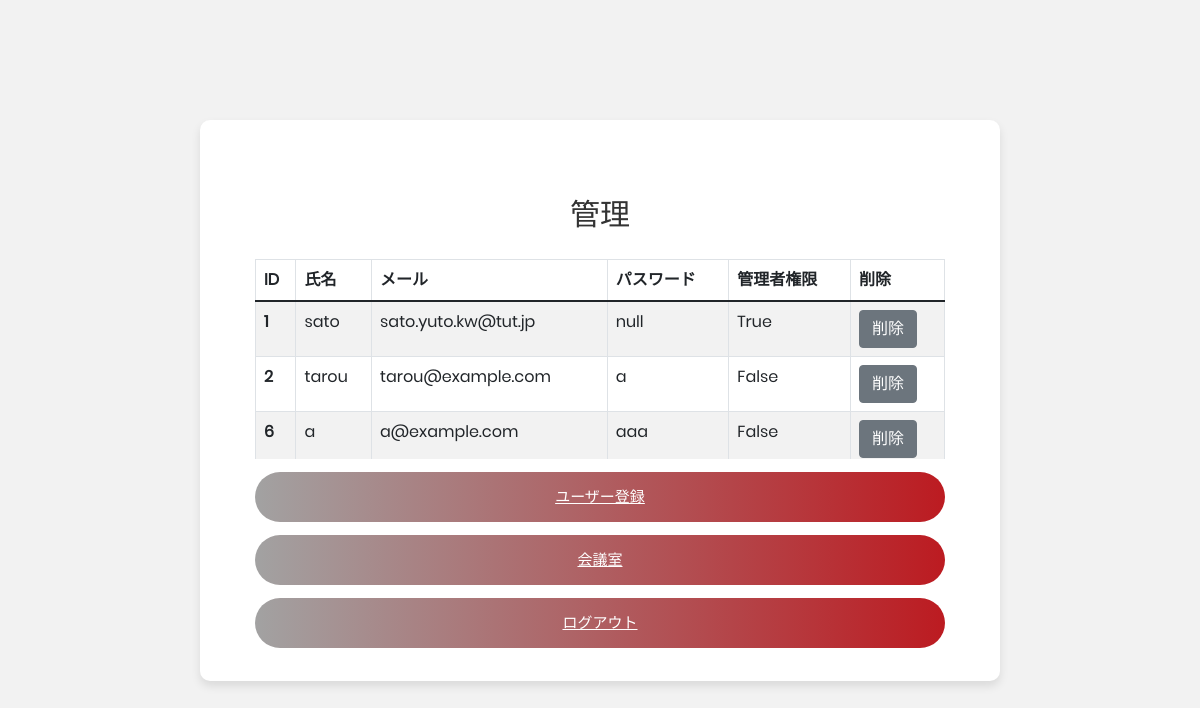
Page /admin_main/ on the earlier database version.
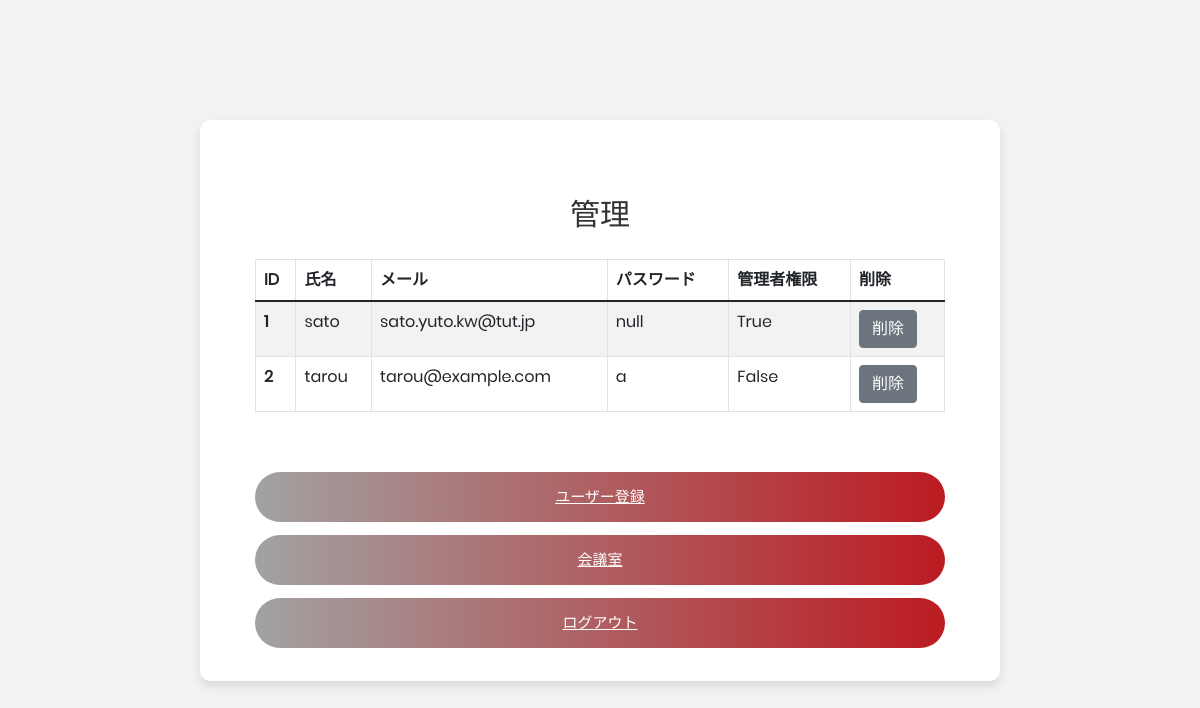
Same page on the later database version.
### models/Register.py (models this page shows, shortened)
class Register(db.Model):
    __tablename__ = 'registers'
    register_id = db.Column(db.Integer, nullable=False, primary_key=True, autoincrement=True) # 主キー
    user_id = db.Column(db.Integer, db.ForeignKey("users.user_id", onupdate='CASCADE', ondelete='CASCADE'),  nullable=False, unique=True) # 外部キー
    passwd = db.Column(db.String(30), nullable=False)
    admin = db.Column(db.Boolean, default=False)
    users = db.relationship("User", uselist=False, back_populates='registers')
    reserves = db.relationship("Reserve", uselist=True, back_populates='registers', cascade='all, delete-orphan')

### models/User.py (models this page shows, shortened)
class User(db.Model):
    __tablename__ = 'users'
    user_id = db.Column(db.Integer, nullable=False, primary_key=True, autoincrement=True) # 主キー
    name = db.Column(db.String(20), nullable=False)
    email = db.Column(db.String(50), unique=True, nullable=False)
    registers = db.relationship("Register", uselist=False, back_populates='users',cascade='all, delete')
    reserves = db.relationship("Reserve", uselist=True, back_populates='users', cascade='all, delete-orphan')

### admin_main.py (the view)
@admin_main_bp.route('/')
def admin_main():
    registers = Register.query.all()
    return render_template('main_admin.html',registers=registers)

### templates/main_admin.html (shortened to what this page needs)
{% extends "template.html" %}
{% block head %}
      	<link rel="stylesheet" type="text/css" href="{{ url_for('static',filename='css/main_admin.css') }}">
{% endblock %}
{% block content %}
	<div class="limiter">
		<div class="container-admin100">
			<div class="wrap-admin100">
                <span class="admin100-form-title p-b-26">
						管理
                </span>
                <div class="table-wrapper-scroll-y my-custom-scrollbar">
                    <table class="table table-bordered table-striped mb-0">
                        <thead>
                        <tr>
                            <th scope="col">ID</th>
                            <th scope="col">氏名</th>
                            <th scope="col">メール</th>
                            <th scope="col">パスワード</th>
                            <th scope="col">管理者権限</th>
                            <th scope="col">削除</th>
                        </tr>
                        </thead>
                        <tbody>
                        {% for register in registers %}
                        <tr>
                            <th>{{ register.users.__dict__['user_id'] }}</th>
                            <td>{{ register.users.__dict__['name'] }}</td>
                            <td>{{ register.users.__dict__['email'] }}</td>
                            <td>{{ register.__dict__['passwd'] }}</td>
                            <td>{{ register.__dict__['admin'] }}</td>
                            <td><button type="button" class="btn btn-secondary" data-bs-toggle="modal" data-bs-target="#myModal{{ register.users.__dict__['user_id'] }}">削除</button>
                                </td>
                        </tr>
                        {% endfor %}
                        </tbody>
                    </table>
                </div>
                <div class="container-admin100-form-btn">
                    <div class="wrap-admin100-form-btn">
                        <div class="admin100-form-bgbtn"></div>
                            <a type="button" class="admin100-form-btn" href="{{ url_for(('admin_user_add.admin_user_add')) }}">
								ユーザー登録
							</a>
                        </div>
                </div>
                <div class="container-admin100-form-btn">
                    <div class="wrap-admin100-form-btn">
                        <div class="admin100-form-bgbtn"></div>
                            <a type="button" class="admin100-form-btn" href="{{ url_for(('admin_room.admin_room')) }}">
								会議室
							</a>
                        </div>
                </div>
                <div class="container-admin100-form-btn">
                    <div class="wrap-admin100-form-btn">
                        <div class="admin100-form-bgbtn"></div>
                            <a type="button" class="admin100-form-btn" href="/">
								ログアウト
							</a>
                        </div>
	</div>
    </div>
        </div>
    </div>
{% endblock %}

### templates/template.html (shortened to what this page needs)
<!DOCTYPE html>
<html lang="ja">
<head>
    {% block head %}{% endblock %}
    <link href="https://cdn.jsdelivr.net/npm/bootstrap@5.1.3/dist/css/bootstrap.min.css" rel="stylesheet">
	<link rel="stylesheet" type="text/css" href="{{ url_for('static',filename='fonts/font-awesome-4.7.0/css/font-awesome.min.css') }}">
	<link rel="stylesheet" type="text/css" href="{{ url_for('static',filename='fonts/iconic/css/material-design-iconic-font.min.css') }}">
	<link rel="stylesheet" type="text/css" href="{{ url_for('static',filename='css/util.css') }}">
	<link rel="stylesheet" type="text/css" href="{{ url_for('static',filename='css/main.css') }}">
    <link rel="stylesheet" type="text/css" href="{{ url_for('static',filename='css/calendar_simple.css') }}">
</head>
<body>
    {% block content %}
    {% endblock %}
</body>
</html>

### static/css/main_admin.css (style rules this page uses)
.container-admin100 { width: 100%; min-height: 100vh; display: -webkit-box; display: -webkit-flex; display: -moz-box; display: -ms-flexbox; display: flex; flex-wrap: wrap; justify-content: center; align-items: center; padding: 15px; background: #f2f2f2; }
.wrap-admin100 { width: 800px; background: #fff; border-radius: 10px; overflow: hidden; padding: 77px 55px 33px 55px; box-shadow: 0 5px 10px 0px rgba(0, 0, 0, 0.1); -moz-box-shadow: 0 5px 10px 0px rgba(0, 0, 0, 0.1); -webkit-box-shadow: 0 5px 10px 0px rgba(0, 0, 0, 0.1); -o-box-shadow: 0 5px 10px 0px rgba(0, 0, 0, 0.1); -ms-box-shadow: 0 5px 10px 0px rgba(0, 0, 0, 0.1); }
.admin100-form-title { display: block; font-family: Poppins-Bold; font-size: 30px; color: #333333; line-height: 1.2; text-align: center; }
.container-admin100-form-btn { display: -webkit-box; display: -webkit-flex; display: -moz-box; display: -ms-flexbox; display: flex; flex-wrap: wrap; justify-content: center; padding-top: 13px; }
.wrap-admin100-form-btn { width: 100%; display: block; position: relative; z-index: 1; border-radius: 25px; overflow: hidden; margin: 0 auto; }
.admin100-form-bgbtn { position: absolute; z-index: -1; width: 300%; height: 100%; background: #1c1c1c; background: -webkit-linear-gradient(right, #a2a2a2, #bc1b21, #a2a2a2, #bc1b21); background: -o-linear-gradient(right, #a2a2a2, #bc1b21, #a2a2a2, #bc1b21); background: -moz-linear-gradient(right, #a2a2a2, #bc1b21, #a2a2a2, #bc1b21); background: linear-gradient(right, #a2a2a2, #bc1b21, #a2a2a2, #bc1b21); top: 0; left: -100%; -webkit-transition: all 0.4s; -o-transition: all 0.4s; -moz-transition: all 0.4s; transition: all 0.4s; }
.admin100-form-btn { font-family: Poppins-Medium; font-size: 15px; color: #fff; line-height: 1.2; text-transform: uppercase; display: -webkit-box; display: -webkit-flex; display: -moz-box; display: -ms-flexbox; display: flex; justify-content: center; align-items: center; padding: 0 20px; width: 100%; height: 50px; }
.my-custom-scrollbar { position: relative; height: 200px; overflow: auto; }
.table-wrapper-scroll-y { display: block; }

### static/css/main.css (style rules this page uses)
* { margin: 0px; padding: 0px; box-sizing: border-box; }
body, html { height: 100%; font-family: Poppins-Regular, sans-serif; }
a { font-family: Poppins-Regular; font-size: 14px; line-height: 1.7; color: #666666; margin: 0px; transition: all 0.4s; -webkit-transition: all 0.4s; -o-transition: all 0.4s; -moz-transition: all 0.4s; }
button { outline: none !important; border: none; background: transparent; }
.limiter { width: 100%; margin: 0 auto; }

### static/css/calendar_simple.css (style rules this page uses)
.my-custom-scrollbar { position: relative; height: 200px; overflow: auto; }
.table-wrapper-scroll-y { display: block; }

Differences in the rows shown:
removed Register: users.__dict__.user_id "6", users.__dict__.name "a", users.__dict__.email "a@example.com", __dict__.passwd "aaa", __dict__.admin "False"
